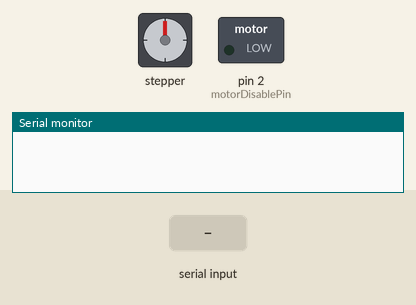
Simulated run of this sketch. Board: Arduino Uno, built with avr-gcc and run on an emulated ATmega328P. Shown: stepper motor, switched loads named in the sketch (green lamp = pin HIGH), the last lines printed to the serial monitor. Wiring (inferred from the names in the program): stepper motor driver (2000 steps per turn assumed): step pin 3; direction pin 4. The inputs (shaded band) are chosen by the test bench. Pins used as bus, display or sensor lines are not drawn.

Above: at 1.2 s.
1.3 s: "30,150\n" received over Serial
At 1.9 s:
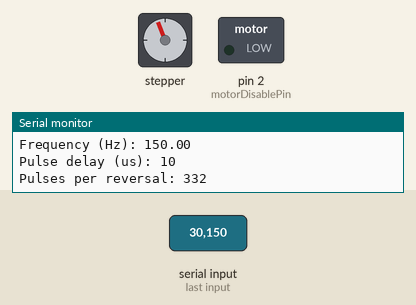
4.3 s: "1,90\n" received over Serial
At 5.5 s:
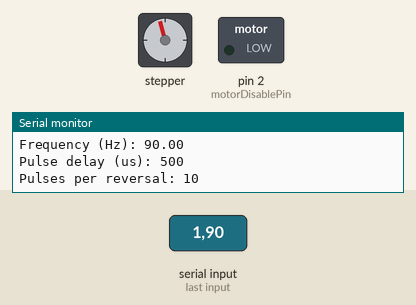
Timing chart, 0 to 8.2 s (numbered marks = the images above; inputs shaded):
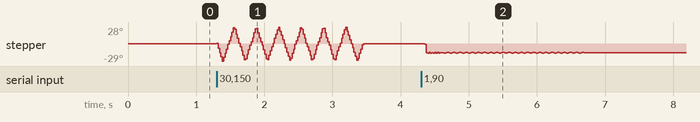

The sketch:

ramp.ino
```cpp
#include <TimerOne.h>

int motorStepPin = 3;
int motorDirPin = 4;
int motorDisablePin = 2;

int stepsperrev = 2000;

float spinrate = 0;
float amp = 0;
float freq = 0;


long pulsedelay;
long nsteps = 0;
long revsteps2;
int direc;
int stopping = 0;

long sampledelay = 100;  // msec

void setup()
{
  Serial.begin(115200);

  pinMode(motorStepPin, OUTPUT);
  pinMode(motorDirPin, OUTPUT);
  pinMode(motorDisablePin, OUTPUT);
  digitalWrite(motorDisablePin, LOW);

  Timer1.initialize(1000);
  Timer1.attachInterrupt(doStep);
}

void loop()
{
  if (Serial.available()) {
    amp = Serial.parseFloat();
    freq = Serial.parseFloat();

    if ((amp > 0) && (freq > 0)) {
      spinrate = 4*amp/360*freq;
      pulsedelay = 1000000 / (abs(spinrate) * stepsperrev);
      revsteps2 = (500000/freq) / pulsedelay / 2;

      Serial.print("Amplitude (deg): ");
      Serial.println(amp);
      Serial.print("Frequency (Hz): ");
      Serial.println(freq);

      Serial.print("Pulse delay (us): ");
      Serial.println(pulsedelay);

      Serial.print("Pulses per reversal: ");
      Serial.println(2*revsteps2);
      digitalWrite(motorDisablePin, LOW);
      Timer1.setPeriod(pulsedelay);

      // set the direction
      digitalWrite(motorDirPin, HIGH);
      direc = 1;
      nsteps = revsteps2;

      stopping = 0;
    }
    else {
      Serial.println("Stopping....");
      stopping = 1;
    }
  }

  if ((stopping == 1) && (spinrate == 0)) {
    Serial.println("Stopped!");
    stopping = 0;
  }

  delay(sampledelay);
}

void doStep()
{
  if (spinrate != 0) {
    digitalWrite(motorStepPin, HIGH);
    delayMicroseconds(10);
    digitalWrite(motorStepPin, LOW);

    if ((stopping == 1) && (nsteps == revsteps2)) {
      spinrate = 0;
    }
    if (nsteps >= 2*revsteps2) {
      if (direc > 0) {
        direc = -1;
        digitalWrite(motorDirPin, LOW);
      }
      else {
        direc = 1;
        digitalWrite(motorDirPin, HIGH);
      }
      nsteps = 0;
    }
    nsteps += 1;
  }
}
```
